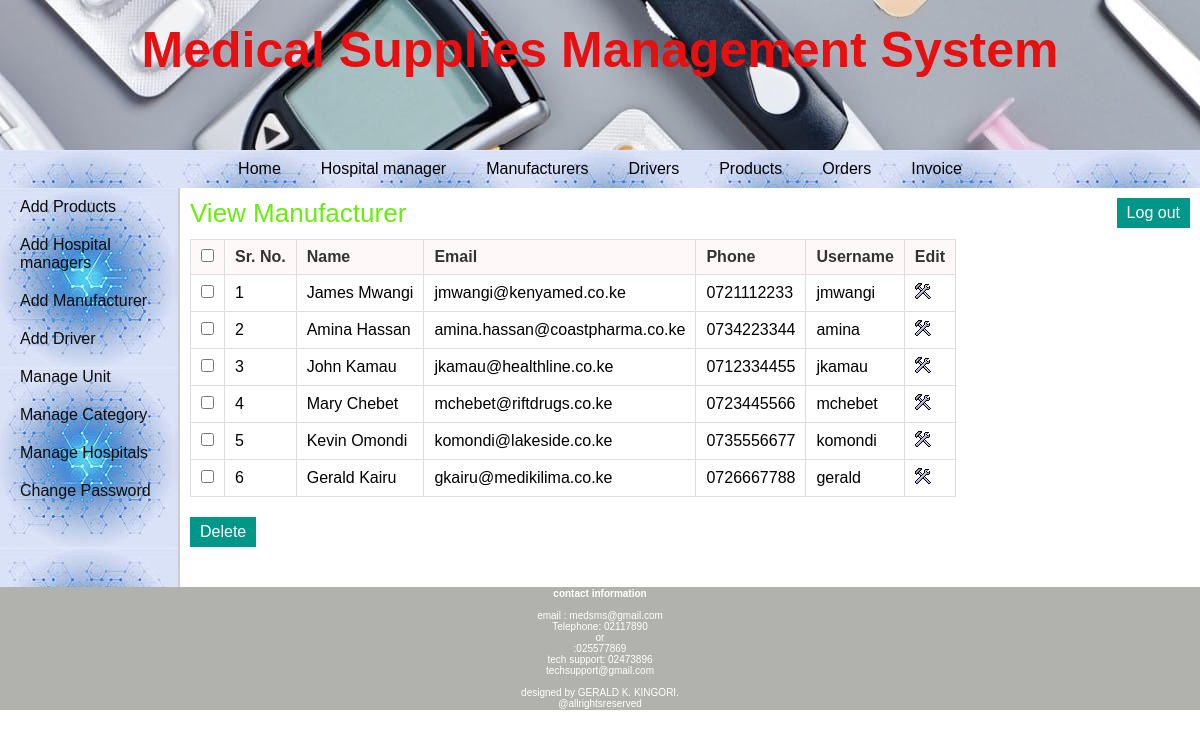
/admin/view_manufacturer.php (signed in), run on the app's committed database.
### tables this page shows
CREATE TABLE `manufacturer` (
  `man_id` int(11) NOT NULL,
  `man_name` varchar(25) NOT NULL,
  `man_email` varchar(50) DEFAULT NULL,
  `man_phone` varchar(10) NOT NULL,
  `username` varchar(20) NOT NULL,
  `password` varchar(20) NOT NULL
);

### admin/view_manufacturer.php (the view, shortened to what this page needs)
<?php
	include("../includes/config.php");
	if(isset($_SESSION['admin_login'])) {
		if($_SESSION['admin_login'] == true) {
			$query_selectManufacturer = "SELECT * FROM manufacturer";
			$result_selectManufacturer = mysqli_query($con,$query_selectManufacturer);
		}
		else {
			header('Location:../index.php');
		}
	}
	else {
		header('Location:../index.php');
	}
?>
<!DOCTYPE html>
<html>
<head>
	<link rel="stylesheet" href="../includes/main_style.css" >
</head>
<body>
	<?php
		include("../includes/header.inc.php");
		include("../includes/nav_admin.inc.php");
		include("../includes/aside_admin.inc.php");
	?>
	<section>
		<h1>View Manufacturer</h1>
		<form action="" method="POST" class="form">
		<table class="table_displayData">
			<tr>
				<th> <input type="checkbox" onClick="toggle(this)" /> </th>
				<th>Sr. No.</th>
				<th>Name</th>
				<th>Email</th>
				<th>Phone</th>
				<th>Username</th>
				<th> Edit </th>
			</tr>
			<?php $i=1; while($row_selectManufacturer = mysqli_fetch_array($result_selectManufacturer)) { ?>
			<tr>
				<td> <input type="checkbox" name="chkId[]" value="<?php echo $row_selectManufacturer['man_id']; ?>" /> </td>
				<td> <?php echo $i; ?> </td>
				<td> <?php echo $row_selectManufacturer['man_name']; ?> </td>
				<td> <?php echo $row_selectManufacturer['man_email']; ?> </td>
				<td> <?php echo $row_selectManufacturer['man_phone']; ?> </td>
				<td> <?php echo $row_selectManufacturer['username']; ?> </td>
				<td> <a href="edit_manufacturer.php?id=<?php echo $row_selectManufacturer['man_id']; ?>"><img src="../images/edit.png" alt="edit" /></a> </td>
			</tr>
			<?php $i++; } ?>
		</table>
		<input type="submit" value="Delete" class="submit_button"/>
		</form>
	</section>
	<?php
		include("../includes/footer.inc.php");
	?>
</body>
</html>

### includes/main_style.css (style rules this page uses)
* { font-family: arial,sans-serif; margin:0px; padding:0px; }
body { width:auto; margin:auto; border:none; }
a { text-decoration:none; }
.submit_button { font-size:16px; margin-top:20px; margin-right:20px; padding:6px 10px; background-color:#009688; border:none; color:white; }
section { width:1000px; padding:10px; padding-bottom:40px; }
section h1 { margin-bottom:10px; font-weight:normal; color:rgb(101, 240, 9); font-size: 26px; }
table { border-collapse: collapse; }
.table_displayData td, .table_displayData th { border:1px solid #ddd; padding: 8px 10px; text-align: left; }
.table_displayData th { background-color:rgba(255, 248, 248, 0.897); color:#333; }

### data on the page
manufacturer: man_name "James Mwangi", man_email "jmwangi@kenyamed.co.ke", man_phone "0721112233", username "jmwangi"
manufacturer: man_name "Amina Hassan", man_email "amina.hassan@coastpharma.co.ke", man_phone "0734223344", username "amina"
manufacturer: man_name "John Kamau", man_email "jkamau@healthline.co.ke", man_phone "0712334455", username "jkamau"
manufacturer: man_name "Mary Chebet", man_email "mchebet@riftdrugs.co.ke", man_phone "0723445566", username "mchebet"
manufacturer: man_name "Kevin Omondi", man_email "komondi@lakeside.co.ke", man_phone "0735556677", username "komondi"
manufacturer: man_name "Gerald Kairu", man_email "gkairu@medikilima.co.ke", man_phone "0726667788", username "gerald"
